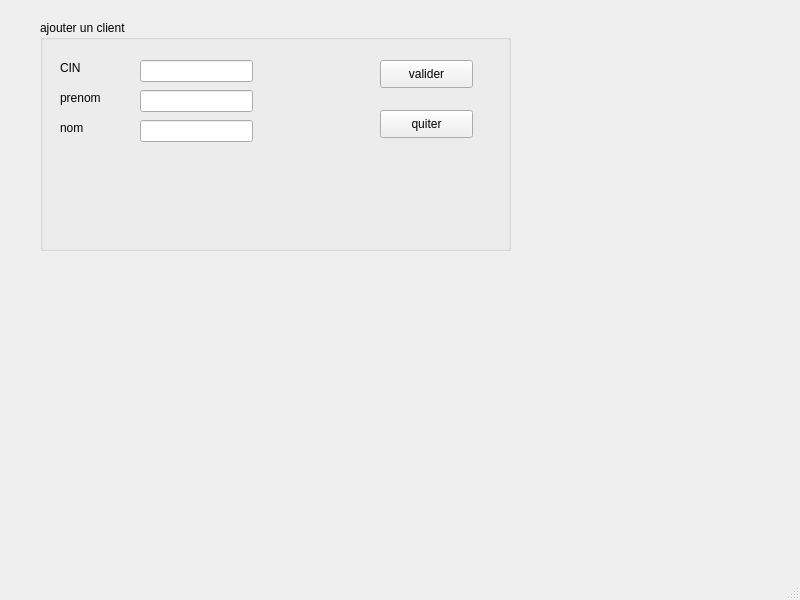
<?xml version="1.0" encoding="UTF-8"?>
<ui version="4.0">
 <class>MainWindow</class>
 <widget class="QMainWindow" name="MainWindow">
  <property name="geometry">
   <rect>
    <x>0</x>
    <y>0</y>
    <width>800</width>
    <height>600</height>
   </rect>
  </property>
  <property name="windowTitle">
   <string>MainWindow</string>
  </property>
  <widget class="QWidget" name="centralwidget">
   <widget class="QGroupBox" name="groupBox">
    <property name="geometry">
     <rect>
      <x>40</x>
      <y>20</y>
      <width>471</width>
      <height>231</height>
     </rect>
    </property>
    <property name="title">
     <string>ajouter un client</string>
    </property>
    <widget class="QLabel" name="label">
     <property name="geometry">
      <rect>
       <x>20</x>
       <y>40</y>
       <width>56</width>
       <height>16</height>
      </rect>
     </property>
     <property name="text">
      <string>CIN</string>
     </property>
    </widget>
    <widget class="QLabel" name="label_2">
     <property name="geometry">
      <rect>
       <x>20</x>
       <y>70</y>
       <width>56</width>
       <height>16</height>
      </rect>
     </property>
     <property name="text">
      <string>prenom</string>
     </property>
    </widget>
    <widget class="QLabel" name="label_3">
     <property name="geometry">
      <rect>
       <x>20</x>
       <y>100</y>
       <width>56</width>
       <height>16</height>
      </rect>
     </property>
     <property name="text">
      <string>nom</string>
     </property>
    </widget>
    <widget class="QLineEdit" name="lineEdit_cin">
     <property name="geometry">
      <rect>
       <x>100</x>
       <y>40</y>
       <width>113</width>
       <height>22</height>
      </rect>
     </property>
    </widget>
    <widget class="QLineEdit" name="lineEdit_prenom">
     <property name="geometry">
      <rect>
       <x>100</x>
       <y>70</y>
       <width>113</width>
       <height>22</height>
      </rect>
     </property>
    </widget>
    <widget class="QLineEdit" name="lineEdit_nom">
     <property name="geometry">
      <rect>
       <x>100</x>
       <y>100</y>
       <width>113</width>
       <height>22</height>
      </rect>
     </property>
    </widget>
    <widget class="QPushButton" name="pushButton">
     <property name="geometry">
      <rect>
       <x>340</x>
       <y>40</y>
       <width>93</width>
       <height>28</height>
      </rect>
     </property>
     <property name="text">
      <string>valider</string>
     </property>
    </widget>
    <widget class="QPushButton" name="pushButton_3">
     <property name="geometry">
      <rect>
       <x>340</x>
       <y>90</y>
       <width>93</width>
       <height>28</height>
      </rect>
     </property>
     <property name="text">
      <string>quiter</string>
     </property>
    </widget>
   </widget>
  </widget>
  <widget class="QMenuBar" name="menubar">
   <property name="geometry">
    <rect>
     <x>0</x>
     <y>0</y>
     <width>800</width>
     <height>26</height>
    </rect>
   </property>
  </widget>
  <widget class="QStatusBar" name="statusbar"/>
 </widget>
 <resources/>
 <connections/>
</ui>
